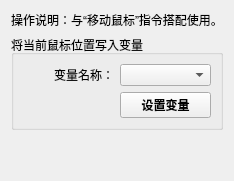
       <widget class="QWidget" name="tab_41">
        <attribute name="title">
         <string>获取鼠标位置</string>
        </attribute>
        <layout class="QVBoxLayout" name="verticalLayout_13">
         <item>
          <widget class="QLabel" name="label_159">
           <property name="sizePolicy">
            <sizepolicy hsizetype="Preferred" vsizetype="Preferred">
             <horstretch>0</horstretch>
             <verstretch>0</verstretch>
            </sizepolicy>
           </property>
           <property name="text">
            <string>操作说明：与“移动鼠标”指令搭配使用。</string>
           </property>
           <property name="alignment">
            <set>Qt::AlignmentFlag::AlignCenter</set>
           </property>
           <property name="wordWrap">
            <bool>false</bool>
           </property>
           <property name="margin">
            <number>0</number>
           </property>
           <property name="indent">
            <number>-1</number>
           </property>
           <property name="openExternalLinks">
            <bool>false</bool>
           </property>
          </widget>
         </item>
         <item>
          <widget class="QGroupBox" name="groupBox_58">
           <property name="title">
            <string>将当前鼠标位置写入变量</string>
           </property>
           <layout class="QGridLayout" name="gridLayout_61" columnstretch="1,1">
            <item row="0" column="1">
             <widget class="QComboBox" name="comboBox_60" />
            </item>
            <item row="0" column="0">
             <widget class="QLabel" name="label_156">
              <property name="text">
               <string>变量名称：</string>
              </property>
              <property name="alignment">
               <set>Qt::AlignmentFlag::AlignRight|Qt::AlignmentFlag::AlignTrailing|Qt::AlignmentFlag::AlignVCenter</set>
              </property>
             </widget>
            </item>
            <item row="2" column="0">
             <spacer name="horizontalSpacer_10">
              <property name="orientation">
               <enum>Qt::Orientation::Horizontal</enum>
              </property>
              <property name="sizeHint" stdset="0">
               <size>
                <width>84</width>
                <height>20</height>
               </size>
              </property>
             </spacer>
            </item>
            <item row="2" column="1">
             <widget class="QPushButton" name="pushButton_51">
              <property name="font">
               <font>
                <family>微软雅黑</family>
                <bold>true</bold>
               </font>
              </property>
              <property name="text">
               <string>设置变量</string>
              </property>
             </widget>
            </item>
           </layout>
          </widget>
         </item>
         <item>
          <spacer name="verticalSpacer_35">
           <property name="orientation">
            <enum>Qt::Orientation::Vertical</enum>
           </property>
           <property name="sizeHint" stdset="0">
            <size>
             <width>20</width>
             <height>40</height>
            </size>
           </property>
          </spacer>
         </item>
        </layout>
       </widget>
